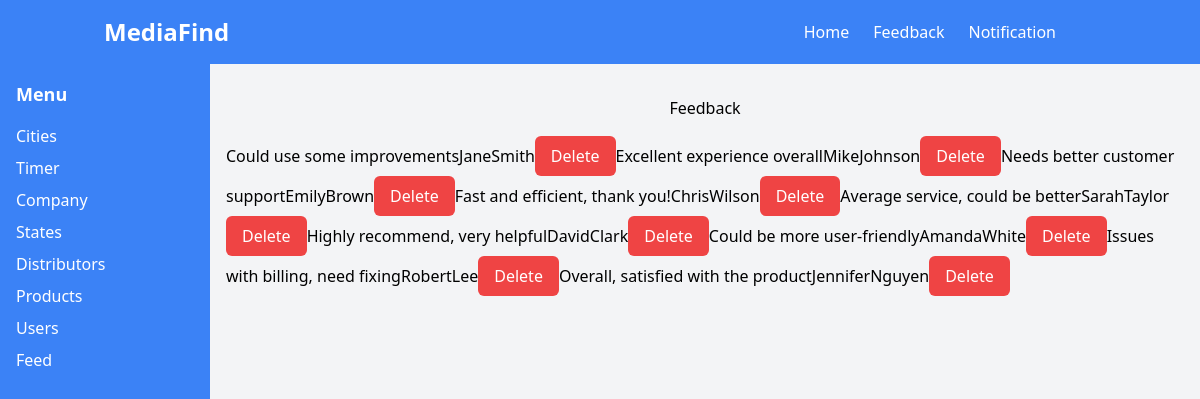
The app's page /php-with-mysql/pages/feedback/feedback.php with its own data.
### tables this page shows
CREATE TABLE `feedback` (
  `id` int(11) NOT NULL,
  `userName` varchar(255) NOT NULL,
  `feedback` varchar(255) NOT NULL
);

### php-with-mysql/pages/feedback/fetch_feedback.php (the view, shortened to what this page needs)
<?php
$servername = "localhost";
$username = "root";
$password = "";
$database = "mediafind";
$conn = mysqli_connect($servername, $username, $password, $database);
mysqli_set_charset($conn, "utf8mb4");
if ($conn) {
    $sql = "SELECT * FROM feedback ";
    $result = mysqli_query($conn, $sql);
    if ($result && mysqli_num_rows($result) > 0) {
        while ($row = mysqli_fetch_assoc($result)) {
            echo "<tr>";
            echo "<td class='px-6 py-4 whitespace-nowrap'>" . $row['feedback'] . "</td>";
            echo "<td class='px-6 py-4 whitespace-nowrap'>" . $row['userName'] . "</td>";
            echo "<td class='px-6 py-4 whitespace-nowrap'>";
            echo "<button class='bg-red-500 text-white px-4 py-2 rounded-md deleteBtn' data-delete-id='{$row['id']}'>Delete</button>";
            echo "</td>";
            echo "</tr>";
        }
    } else {
        echo "<tr><td colspan='4' class='text-center'>No cities found</td></tr>";
    }
} else {
    die("Connection failed: " . mysqli_connect_error());
}

### records on screen
feedback: feedback "Could use some improvements", userName "JaneSmith"
feedback: feedback "Excellent experience overall", userName "MikeJohnson"
feedback: feedback "Needs better customer support", userName "EmilyBrown"
feedback: feedback "Fast and efficient, thank you!", userName "ChrisWilson"
feedback: feedback "Average service, could be better", userName "SarahTaylor"
feedback: feedback "Highly recommend, very helpful", userName "DavidClark"
feedback: feedback "Could be more user-friendly", userName "AmandaWhite"
feedback: feedback "Issues with billing, need fixing", userName "RobertLee"
feedback: feedback "Overall, satisfied with the product", userName "JenniferNguyen"
